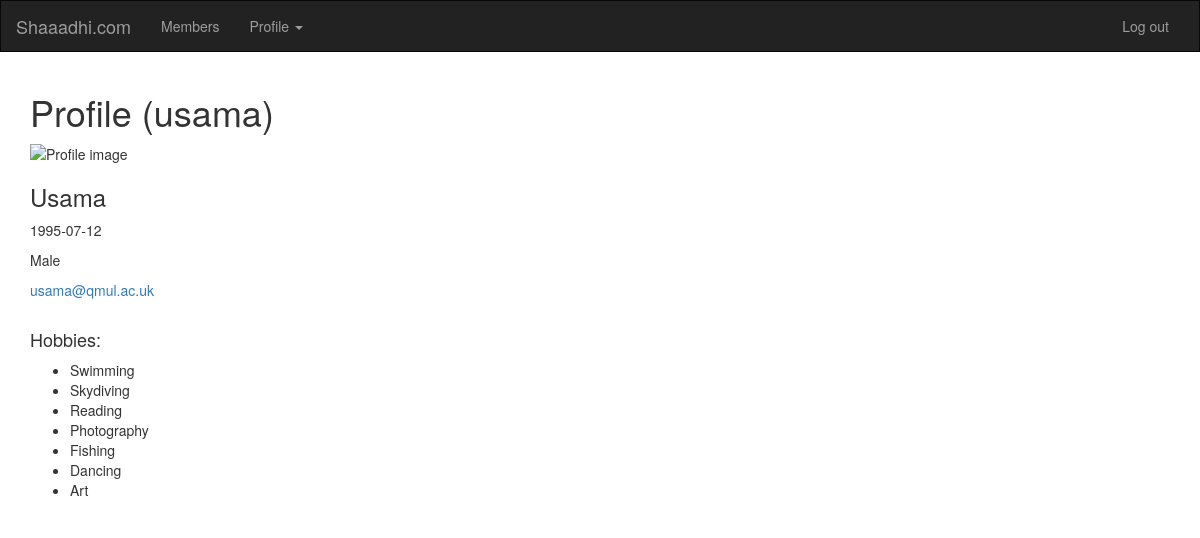
/profile/15/ (signed in), run on the app's committed database.
### mainapp/models.py (models this page shows, shortened)
class Profile(models.Model):
    GENDERS = (
        ("Male", "Male"),
        ("Female", "Female"),
    )
    user = models.OneToOneField(
        to=User,
        blank=True,
        null=True,
        on_delete=models.CASCADE
    )
    gender = models.CharField(max_length=8, choices=GENDERS)
    dob = models.CharField(max_length=10, default='')
    image = models.ImageField(upload_to='profile_images', blank=True)
    hobbies = models.ManyToManyField(Hobby, blank=True)

class Hobby(models.Model):
    HOBBY_CHOICES = (
        ("Art", "Art"),
        ("Dancing", "Dancing"),
        ("Fishing", "Fishing"),
        ("Photography", "Photography"),
        ("Reading", "Reading"),
        ("Skydiving", "Skydiving"),
        ("Swimming", "Swimming"),
    )
    name = models.CharField(max_length=50, default='')
    def __str__(self):
        return self.name

### mainapp/views.py (the view)
# urls.py: path('profile/', views.profile, name='profile'),
@login_required
def profile(request, pk=None):
    if pk: user = User.objects.get(pk=pk)
    else: user = request.user
    context = {
        'appname': appname,
        'user': user
    }
    return render(request, 'mainapp/profile.html', context)

### mainapp/templates/mainapp/profile.html
{% extends "mainapp/base.html" %}
{% load static %}
{% block content %}
<h1>Profile ({{ user }})</h1>
{% if user.profile.image %}
	<a href='{{user.profile.image.url}}'>
		<img id='profile-img' height=150 src='{{user.profile.image.url}}' alt='Profile image'/>
	</a>
{% else %}
	<img id='profile-img' height=150 src="{% static 'mainapp/profile-image.jpg' %}" alt='Profile image'/>
{% endif %}
<h3>{{ user.first_name }} {{ user.last_name }}</h3>
<p>{{ user.profile.dob }}</p>
<p>{{ user.profile.gender }}</p>
<a href='mailto:{{ user.email }}'>{{ user.email }}</a>
<br><br>
{% if user.profile.hobbies.all.count > 0 %}
	<h4>Hobbies:</h4>
	<ul>
		{% for hobby in user.profile.hobbies.all %}
			<li>{{ hobby }}</li>
		{% endfor %}
	</ul>
{% endif %}
{% endblock %}

### mainapp/templates/mainapp/base.html (shortened to what this page needs)
{% load static %}
<!DOCTYPE html>
<html lang="en">
<head>
	<link rel="stylesheet" href="https://maxcdn.bootstrapcdn.com/bootstrap/3.3.7/css/bootstrap.min.css" />
	<link rel="stylesheet" type="text/css" href="{% static 'mainapp/styles.css' %}" />
</head>
<body>
	<nav class="navbar navbar-inverse">
		<div class="container-fluid">
			<div class="navbar-header">
				<a class="navbar-brand" href="{% url 'index' %}">Shaaadhi.com</a>
			</div>
			<div class="collapse navbar-collapse" id="myNavbar">
			{% if user.is_authenticated %}
				<ul class="nav navbar-nav">
						<li><a href="{% url 'members' %}">Members</a></li>
					  <li class="dropdown">
        			<a class="dropdown-toggle" data-toggle="dropdown" href="#">Profile
							<span class="caret"></span></a>
						</li>
				</ul>
				<ul class="nav navbar-nav navbar-right">
						<li><a href="{% url 'logout' %}">Log out</a></li>
				</ul>
			{% else %}
				<ul class="nav navbar-nav navbar-right">
						<li><a href="{% url 'signup' %}">Sign up</a></li>
						<li><a href="{% url 'login' %}">Log in</a></li>
				</ul>
			{% endif %}
			</div>
		</div>
	</nav>
	<div class="container">
	{% block content %}
	{% endblock %}
	</div>
</body>
</html>

### mainapp/static/mainapp/styles.css (style rules this page uses)
img { cursor: pointer; }
.navbar { border-radius: 0; }

### data on the page
Hobby: name "Swimming"
Hobby: name "Skydiving"
Hobby: name "Reading"
Hobby: name "Photography"
Hobby: name "Fishing"
Hobby: name "Dancing"
Hobby: name "Art"

### other printed values
{{ user }} "usama"
{{ user.first_name }} "Usama"
{{ user.profile.dob }} "1995-07-12"
{{ user.profile.gender }} "Male"
{{ user.email }} "usama@qmul.ac.uk"
